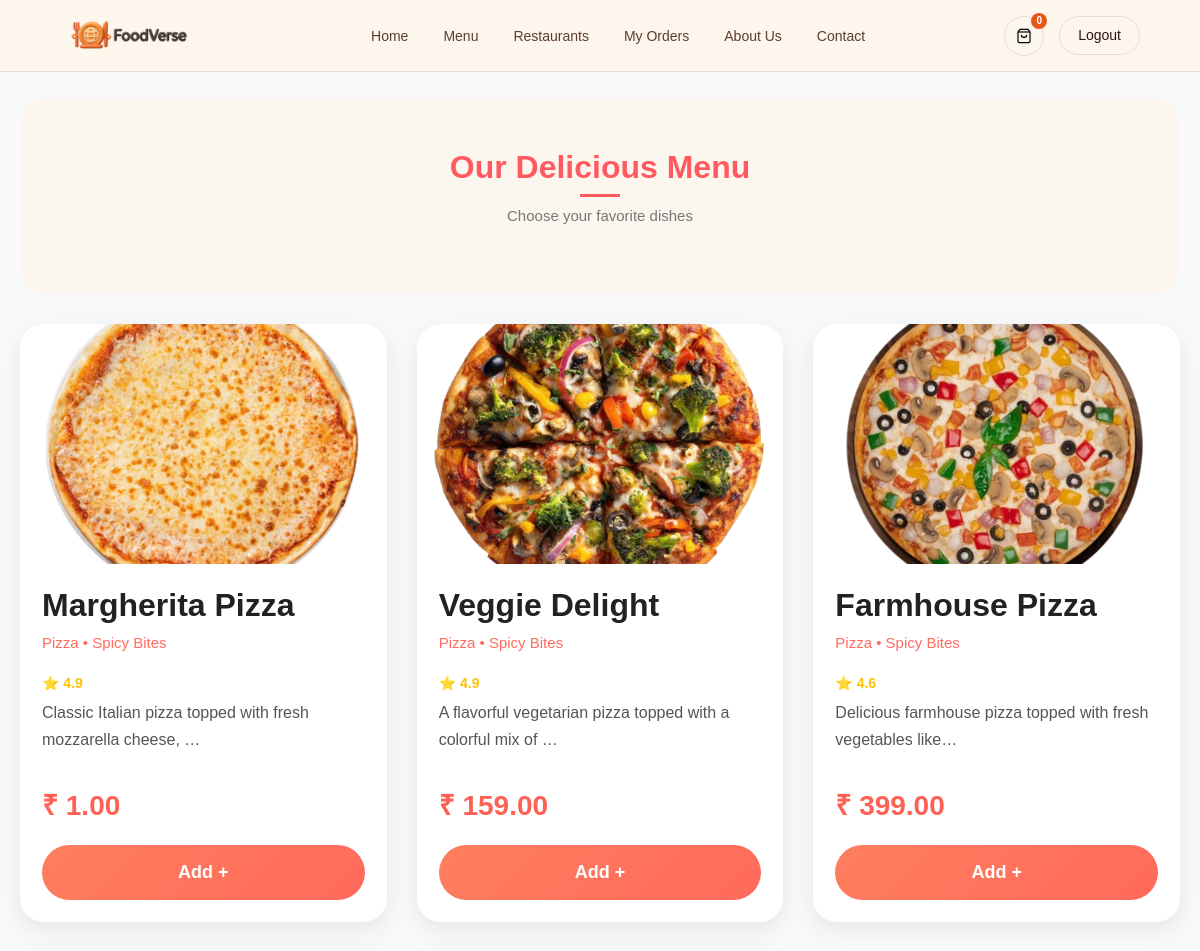
The app's page /menu/ (signed in, upper part), older data.
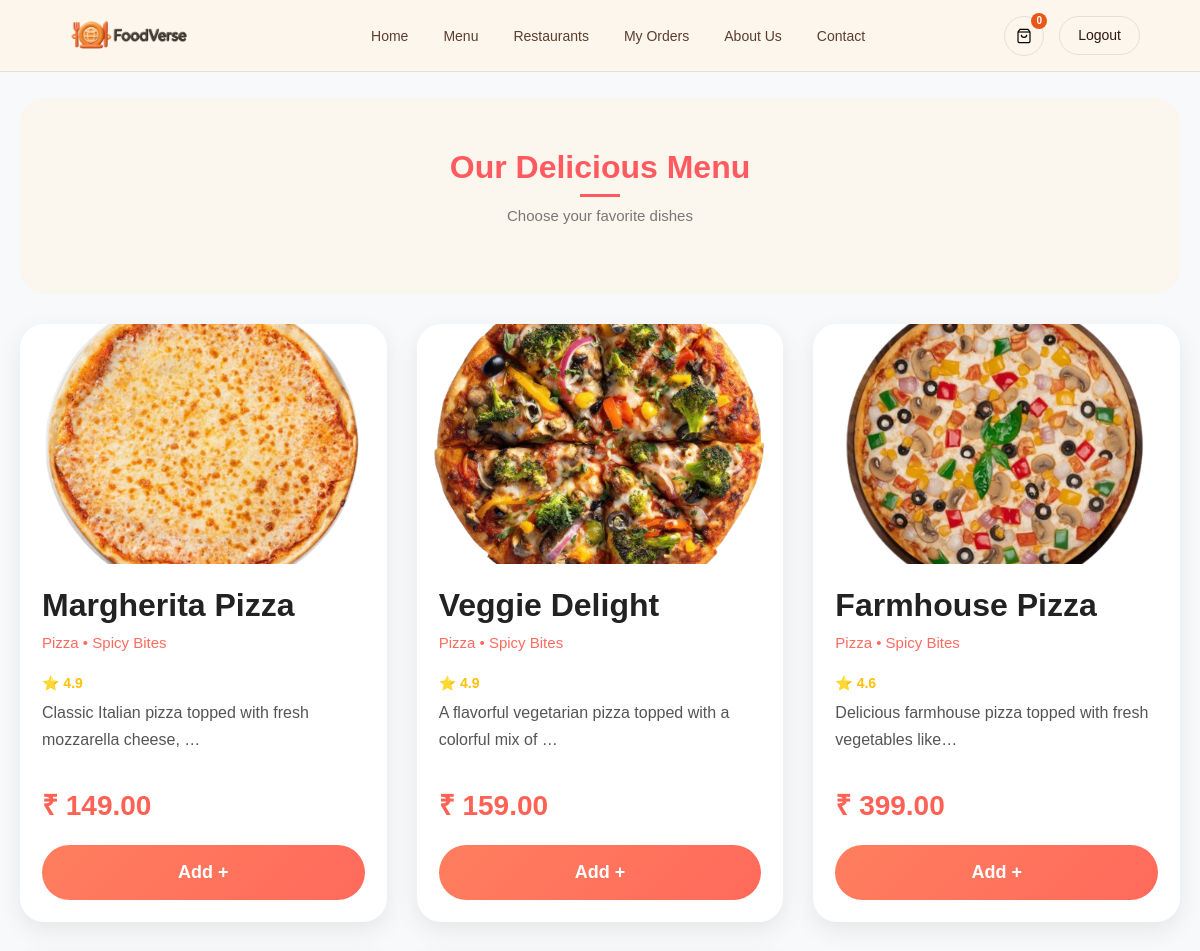
The same page, newer data.
### products/models.py (models this page shows, shortened)
class Product(models.Model):
    name = models.CharField(max_length=150)
    category = models.ForeignKey(Category, on_delete=models.CASCADE)
    restaurant = models.ForeignKey(Restaurant, on_delete=models.CASCADE)
    price = models.DecimalField(max_digits=8, decimal_places=2)
    description = models.TextField()
    image = models.ImageField(upload_to='products_images/')
    rating = models.FloatField(default=0)
    is_available = models.BooleanField(default=True)
    is_popular = models.BooleanField(default=False)
    created_at = models.DateTimeField(auto_now_add=True)

class Category(models.Model):
    name = models.CharField(max_length=100)
    image = models.ImageField(upload_to='categories/')
    created_at = models.DateTimeField(auto_now_add=True)

class Restaurant(models.Model):
    name = models.CharField(max_length=150)
    location = models.CharField(max_length=200)
    restaurant_description = models.TextField()
    rating = models.FloatField(default=0)
    image = models.ImageField(upload_to='restaurants/')
    time_to_deliver = models.TextField()
    opening_hours = models.TextField()
    closed_hours = models.TextField()

### products/views.py (the view)
# urls.py: path('menu/', menu, name='menu'),
@login_required(login_url='/login/')
def menu(request):
    menus = Product.objects.all().order_by('-rating')
    context = {
        'page' : 'Menu',
        'menu' : menus,
    }
    return render(request, 'menu.html', context)

### core/views.py (called while the page is built)
def global_data(request):
    count_data = 0
    if request.user.is_authenticated:
        cart, created = Cart.objects.get_or_create(user=request.user)
        count_data = CartItem.objects.filter(cart=cart).select_related('product').count()
    return {
        'number_of_cart_items': count_data,
    }

### products/templates/menu.html (shortened to what this page needs)
{% extends 'base_product.html' %}
{% block body %}
<section class="product-page">
  <div class="container">
  {% if menu %}
    <div class="section-header">
      <h2>Our Delicious Menu</h2>
      <p>Choose your favorite dishes</p>
    </div>
    <div class="product-grid">
    {% for product in menu %}
    <div class="product-card">
      <div class="product-image">
        <img src="{{ product.image.url }}" alt="{{ product.name }}">
      </div>
      <div class="product-info">
        <h3>{{ product.name }}</h3>
        <p class="category">
          {{ product.category.name }} • {{ product.restaurant.name }}
        </p>
      <div class="rating">
        <span class="fw-bold text-warning">⭐ {{ product.rating }}</span>
      </div>
        <p class="desc">
          {{ product.description|truncatechars:60 }}
        </p>
        <div class="bottom-row">
          <span class="price">₹ {{ product.price }}</span>
          <a href="/add_item_cart/{{ product.id }}" class="add-btn text-decoration-none">Add +</a>
        </div>
      </div>
    </div>
    {% endfor %}
  {% endif %}
</div>
  </div>
</section>
{% endblock %}

Row changes from the older to the newer data that the page shows:
changed Product "Margherita Pizza": price "1.00" → "149.00"
